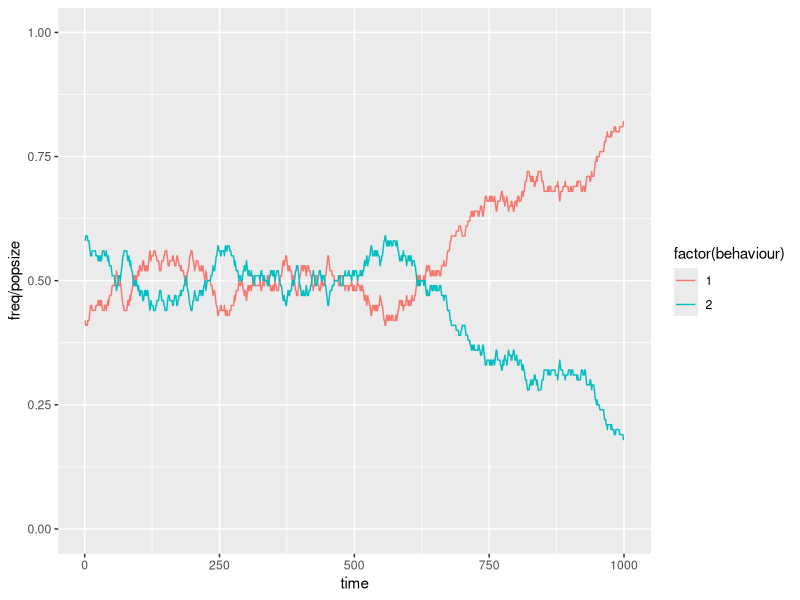
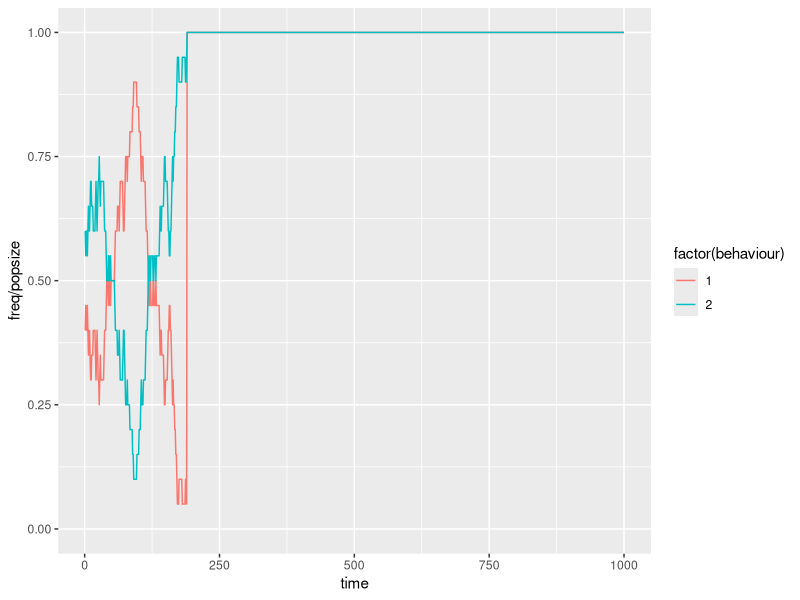
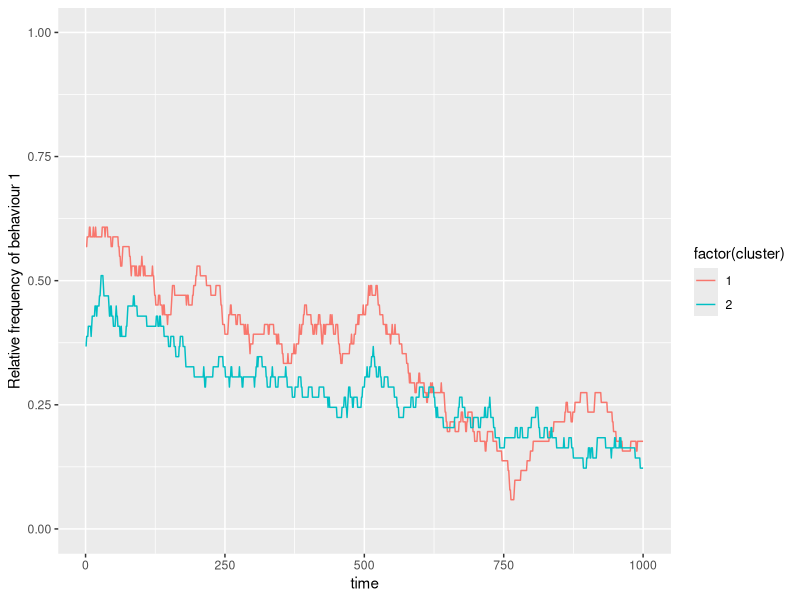
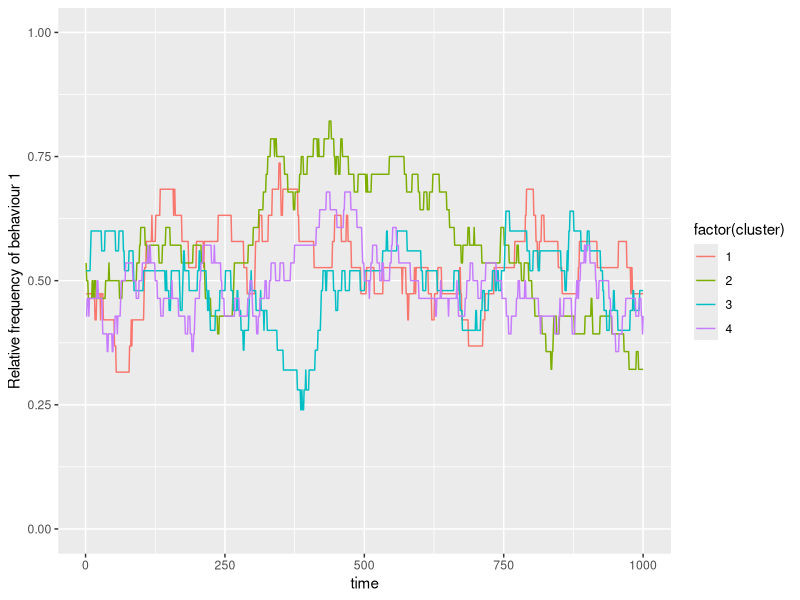
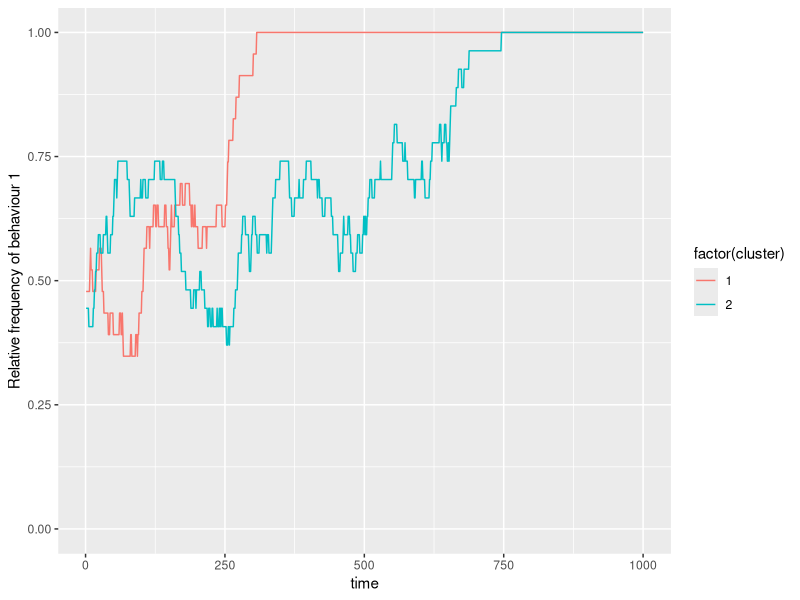

R code for these plots, in order: (Note: this script raises an error after producing the figures.)
## ---- chunk 1
npop <- 1
popsize <- 100
nbehaviour <- 2

traits <- sample(x=nbehaviour, size=popsize, replace=TRUE)
table(traits)
## ---- chunk 2
ntimesteps <- 1000
rectraits <- matrix(NA, nrow=ntimesteps, ncol=nbehaviour)

for(timestep in 1:ntimesteps){
  # choose a random observer and a random individual to observe 
  observer_model <- sample(x=popsize, size=2, replace=F)
  # let observer acquire trait from model
  traits[ observer_model[1] ] <- traits[ observer_model[2] ]
  rectraits[timestep,] <- as.numeric(table(traits))
}
## ---- chunk 3
library(ggplot2)
library(reshape2)
rectraits_d <- melt(rectraits)
colnames(rectraits_d) <- c("time", "behaviour","freq")

ggplot(rectraits_d) + geom_line(aes(x=time, y=freq/popsize, col=factor(behaviour))) + scale_y_continuous(limits=c(0,1))
## ---- chunk 4
popsize <- 20
nbehaviour <- 2
ntimesteps <- 1000

migrationModel <- function(POPSIZE, NBEHAVIOUR, NTIMESTEPS){
  traits <- sample(x=NBEHAVIOUR, size=POPSIZE, replace=TRUE)
  rectraits <- matrix(NA, nrow=NTIMESTEPS, ncol=NBEHAVIOUR)
  
  for(timestep in 1:NTIMESTEPS){
    # choose a random observer and a random individual to observe 
    observer_model <- sample(x=POPSIZE, size=2, replace=F)
    # let observer acquire trait from model
    traits[ observer_model[1] ] <- traits[ observer_model[2] ]
    rectraits[timestep,] <- as.numeric(table(traits))
  }
  return(rectraits)
}

res <- migrationModel(POPSIZE=popsize, NBEHAVIOUR=nbehaviour, NTIMESTEPS=ntimesteps)
rectraits_d <- melt(res)
colnames(rectraits_d) <- c("time", "behaviour","freq")
ggplot(rectraits_d) + geom_line(aes(x=time, y=freq/popsize, col=factor(behaviour))) + scale_y_continuous(limits=c(0,1))
## ---- chunk 5
npop <- 2
popsize <- 100
nbehaviour <- 2
ntimesteps <- 1000

migrationModel <- function(NPOP, POPSIZE, NBEHAVIOUR, NTIMESTEPS){
  traits <- sample(x=NBEHAVIOUR, size=POPSIZE, replace=TRUE)
  cluster <- sample(x=NPOP, size=POPSIZE, replace=TRUE)
  rectraits <- matrix(NA, nrow=NTIMESTEPS, ncol=NPOP)
  
  for(timestep in 1:NTIMESTEPS){
    # choose a random observer and a random individual to observe 
    observer_model <- sample(x=POPSIZE, size=2, replace=F)
    # let observer acquire trait from model
    traits[ observer_model[1] ] <- traits[ observer_model[2] ]
    rectraits[timestep,] <- c(sum( traits[cluster==1]==1 ) / sum(cluster==1),
                              sum( traits[cluster==2]==1 ) / sum(cluster==2))
  }
  return(rectraits)
}

res <- migrationModel(NPOP=npop, POPSIZE=popsize, NBEHAVIOUR=nbehaviour, NTIMESTEPS=ntimesteps)
rectraits_d <- melt(res)
colnames(rectraits_d) <- c("time", "cluster","freq")
ggplot(rectraits_d) + geom_line(aes(x=time, y=freq, col=factor(cluster))) + scale_y_continuous(limits=c(0,1)) + ylab("Relative frequency of behaviour 1")
## ---- chunk 6
npop <- 4
popsize <- 100
nbehaviour <- 2
ntimesteps <- 1000

migrationModel <- function(NPOP, POPSIZE, NBEHAVIOUR, NTIMESTEPS){
  traits <- sample(x=NBEHAVIOUR, size=POPSIZE, replace=TRUE)
  cluster <- sample(x=NPOP, size=POPSIZE, replace=TRUE)
  rectraits <- matrix(NA, nrow=NTIMESTEPS, ncol=NPOP)
  
  for(timestep in 1:ntimesteps){
    # choose a random observer and a random individual to observe 
    observer_model <- sample(x=POPSIZE, size=2, replace=F)
    # let observer acquire trait from model
    traits[ observer_model[1] ] <- traits[ observer_model[2] ]
    rectraits[timestep,] <- unlist(lapply(1:NPOP, function(x) sum( traits[cluster==x]==1 ) / sum(cluster==x)))
  }
  return(rectraits)
}

res <- migrationModel(NPOP=npop, POPSIZE=popsize, NBEHAVIOUR=nbehaviour, NTIMESTEPS=ntimesteps)
rectraits_d <- melt(res)
colnames(rectraits_d) <- c("time", "cluster","freq")
ggplot(rectraits_d) + geom_line(aes(x=time, y=freq, col=factor(cluster))) + scale_y_continuous(limits=c(0,1)) + ylab("Relative frequency of behaviour 1")
## ---- chunk 7
migrationModel <- function(){
  npop <- 2
  popsize <- 50
  nbehaviour <- 2
  traits <- sample(x=nbehaviour, size=popsize, replace=TRUE)
  cluster <- sample(x=npop, size=popsize, replace=TRUE)
  ntimesteps <- 1000
  rectraits <- matrix(NA, nrow=ntimesteps, ncol=npop)
  
  for(timestep in 1:ntimesteps){
    # choose a random cluster
    clusterid <- sample(npop, 1)
    # if there are at least two individuals in this cluster
    if(sum(cluster==clusterid)>1){
      # choose a random observer and a random individual to observe within the same cluster 
      observer_model <- sample(x=popsize, size=2, replace=F, prob=(cluster==clusterid)*1)
      # let observer acquire trait from model
      traits[ observer_model[1] ] <- traits[ observer_model[2] ]
    }
    rectraits[timestep,] <- unlist(lapply(1:npop, function(x) sum( traits[cluster==x]==1 ) / sum(cluster==x)))
  }
  return(rectraits)
}

res <- migrationModel()
rectraits_d <- melt(res)
colnames(rectraits_d) <- c("time", "cluster","freq")
ggplot(rectraits_d) + geom_line(aes(x=time, y=freq, col=factor(cluster))) + scale_y_continuous(limits=c(0,1)) + ylab("Relative frequency of behaviour 1")
## ---- chunk 8
# Kisses on cheek (binary, yes, no) / Hand shake
subpops <- 2 # subpopulations
startSize <- 10 # in each subpopulation
behaviour <- 2 # binary behaviour 

# set up populations
# data.frame where columns are subpopulations and rows are number of carriers of that trait in the population
population <- matrix(0, ncol=subpops, nrow=behaviour)
# randomly assign subpopulations to one of the traits
population[ cbind(sample(1:behaviour, size=subpops, replace=T), 1:subpops) ] <- startSize
population
## ---- chunk 9
mySample <- function(x, size, replace, prob=NULL){
  if(length(x)==1){
    return(rep(x, size))
  } else {
    return(sample(x=x, size=size, replace=replace, prob=prob))
  }
}
## ---- chunk 10
subpops <- 3 # subpopulations
startSize <- 10 # in each subpopulation
behaviour <- 2 # binary behaviour
migrationProb <- 0.1

# set up populations
population <- matrix(0, ncol=subpops, nrow=behaviour)
# randomly assign subpopulations to one of the traits
population[ cbind(sample(1:behaviour, size=subpops, replace=T), 1:subpops) ] <- startSize

## set up data recording

## LOOP over all behaviours and all subpopulations
for(s in 1:subpops){
  for(b in 1:behaviour){
    # how many individuals migrate from this population?
    migrate <- sum(runif(n=population[b,s], min=0, max=1) <= migrationProb)
    # if any migrate, move them to new subgroup
    if(migrate>0){
      whereTo <- mySample(x=(1:subpops)[-s], size=migrate, replace=T)
      whereToCount <- table(whereTo)
      # remove individuals from their previous subgroup
      population[b,s] <- population[b,s] - sum(whereToCount)
      # add individuals to other subgroups with the respective behaviour
      population[b,as.numeric(names(whereToCount))] <- population[b,as.numeric(names(whereToCount))] + whereToCount
    }
  }
};population; sum(population)
## ---- chunk 11
subpops <- 3 # subpopulations
startSize <- 10 # in each subpopulation
behaviour <- 2 # binary behaviour
migrationProb <- 0

# set up populations
population <- matrix(10, ncol=subpops, nrow=behaviour)

for(s in 1:subpops){ # permutate by using sample function
  for(b in 1:behaviour){ # permutate by using sample function
    n <- population[b,s]
    ### LEARNING
    # Small chance to flip to any other behaviour (innovation)
    innovate <- sum(runif(n=n) < 0.01)
    if(innovate>0){
      whichBehaviour <- mySample(x=(1:behaviour)[-b], size=innovate, replace=T)
      whichBehaviourCount <- table(whichBehaviour)
      # remove individuals from their previous behaviour
      population[b,s] <- population[b,s] - sum(whichBehaviourCount)
      # add individuals to new behaviour
      population[as.numeric(names(whichBehaviourCount)), s] <- population[as.numeric(names(whichBehaviourCount)), s] + whichBehaviourCount
    }
    
    
    ### MIGRATION
    # how many individuals migrate from this population?
    migrate <- sum(runif(n=population[b,s], min=0, max=1) <= migrationProb)
    # if any migrate, move them to new subgroup
    if(migrate>0){
      whereTo <- mySample(x=(1:subpops)[-s], size=migrate, replace=T)
      whereToCount <- table(whereTo)
      # remove individuals from their previous subgroup
      population[b,s] <- population[b,s] - sum(whereToCount)
      # add individuals to other subgroups with the respective behaviour
      population[b,as.numeric(names(whereToCount))] <- population[b,as.numeric(names(whereToCount))] + whereToCount
    }
    
  }
};population; sum(population)

## ---- chunk 12

subpops <- 4 # subpopulations
startSize <- 100 # in each subpopulation
behaviour <- 2 # binary behaviour
migrationProb <- 0.1
copyFromN <- 1 # number of individuals to copy from (test 0, 1, 3, 50)

# set up populations
population <- matrix(0, ncol=subpops, nrow=behaviour)
# randomly assign subpopulations to one of the traits
population[ cbind(sample(1:behaviour, size=subpops, replace=T), 1:subpops) ] <- startSize

## set up data recording

for(s in 1:subpops){ # randomise by using sample function
  for(b in 1:behaviour){ # randomise by using sample function
    n <- population[b,s]
    browser()
    ### LEARNING
    # Small chance to flip to any other behaviour (individual learning)
      innovate <- sum(runif(n=n) < 0.005)
      if(innovate>0){
        whichBehaviour <- mySample(x=(1:behaviour)[-b], size=innovate, replace=T)
        whichBehaviourCount <- table(whichBehaviour)
        # remove individuals from their previous behaviour
        population[b,s] <- population[b,s] - sum(whichBehaviourCount)
        # add individuals to new behaviour
        population[as.numeric(names(whichBehaviourCount)), s] <- population[as.numeric(names(whichBehaviourCount)), s] + whichBehaviourCount
      }
    
    n <- n-innovate
    # Change behaviour based on that of others (social learning)
      copy <- sum(runif(n=population[b,s]) < (1 - conservative))
      # IFF there is any individual ready to copy AND there is at least one other individual with a different behaviour
        if( copy>0 & (sum(population[,s][-b])>0) ){
        whichBehaviour2 <- mySample( x=(1:behaviour)[-b], size=copy, replace=T, prob=(population[,s]/sum(population[,s]))[-b] )
        whichBehaviourCount2 <- table(whichBehaviour2)
        # remove individuals from their previous behaviour
        population[b,s] <- population[b,s] - sum(whichBehaviourCount2)
        # add individuals to new behaviour
        population[as.numeric(names(whichBehaviourCount2)), s] <- population[as.numeric(names(whichBehaviourCount2)), s] + whichBehaviourCount2
      }
    
    
    ### MIGRATION
    # how many individuals migrate from this population?
    migrate <- sum(runif(n=population[b,s], min=0, max=1) <= migrationProb)
    # if any migrate, move them to new subgroup
    if(migrate>0){
      whereTo <- mySample(x=(1:subpops)[-s], size=migrate, replace=T)
      whereToCount <- table(whereTo)
      # remove individuals from their previous subgroup
      population[b,s] <- population[b,s] - sum(whereToCount)
      # add individuals to other subgroups with the respective behaviour
      population[b,as.numeric(names(whereToCount))] <- population[b,as.numeric(names(whereToCount))] + whereToCount
    }
    
  }
};population; sum(population)

